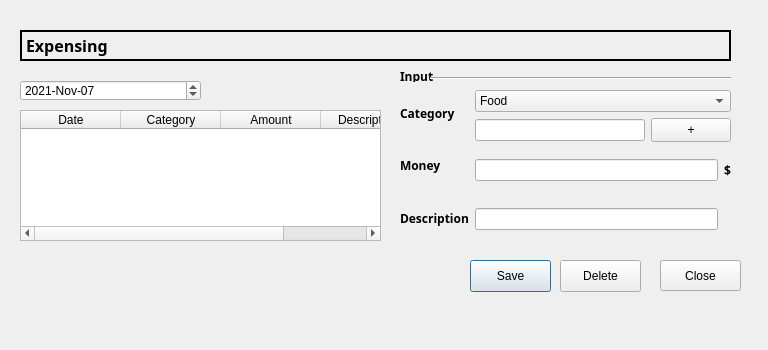
<?xml version="1.0" encoding="UTF-8"?>
<ui version="4.0">
 <class>add_expense</class>
 <widget class="QDialog" name="add_expense">
  <property name="geometry">
   <rect>
    <x>0</x>
    <y>0</y>
    <width>768</width>
    <height>350</height>
   </rect>
  </property>
  <property name="windowTitle">
   <string>Dialog</string>
  </property>
  <widget class="QPushButton" name="pushButton">
   <property name="geometry">
    <rect>
     <x>470</x>
     <y>260</y>
     <width>81</width>
     <height>32</height>
    </rect>
   </property>
   <property name="text">
    <string>Save</string>
   </property>
  </widget>
  <widget class="QPushButton" name="pushButton_3">
   <property name="geometry">
    <rect>
     <x>560</x>
     <y>260</y>
     <width>81</width>
     <height>32</height>
    </rect>
   </property>
   <property name="text">
    <string>Delete</string>
   </property>
  </widget>
  <widget class="QPushButton" name="pushButton_4">
   <property name="geometry">
    <rect>
     <x>660</x>
     <y>260</y>
     <width>81</width>
     <height>31</height>
    </rect>
   </property>
   <property name="text">
    <string>Close</string>
   </property>
  </widget>
  <widget class="QLabel" name="planning">
   <property name="geometry">
    <rect>
     <x>20</x>
     <y>30</y>
     <width>711</width>
     <height>31</height>
    </rect>
   </property>
   <property name="font">
    <font>
     <family>Agency FB</family>
     <pointsize>12</pointsize>
     <weight>75</weight>
     <bold>true</bold>
    </font>
   </property>
   <property name="frameShape">
    <enum>QFrame::WinPanel</enum>
   </property>
   <property name="text">
    <string>Expensing</string>
   </property>
  </widget>
  <widget class="QWidget" name="layoutWidget_2">
   <property name="geometry">
    <rect>
     <x>400</x>
     <y>90</y>
     <width>331</width>
     <height>151</height>
    </rect>
   </property>
   <layout class="QHBoxLayout" name="horizontalLayout_2">
    <item>
     <layout class="QVBoxLayout" name="verticalLayout">
      <item>
       <widget class="QLabel" name="category_2">
        <property name="font">
         <font>
          <family>Agency FB</family>
          <weight>75</weight>
          <bold>true</bold>
         </font>
        </property>
        <property name="text">
         <string>Category</string>
        </property>
       </widget>
      </item>
      <item>
       <widget class="QLabel" name="money_2">
        <property name="font">
         <font>
          <family>Agency FB</family>
          <weight>75</weight>
          <bold>true</bold>
         </font>
        </property>
        <property name="text">
         <string>Money</string>
        </property>
       </widget>
      </item>
      <item>
       <widget class="QLabel" name="description_2">
        <property name="font">
         <font>
          <family>Agency FB</family>
          <weight>75</weight>
          <bold>true</bold>
         </font>
        </property>
        <property name="text">
         <string>Description</string>
        </property>
       </widget>
      </item>
     </layout>
    </item>
    <item>
     <layout class="QVBoxLayout" name="verticalLayout_3">
      <item>
       <layout class="QHBoxLayout" name="horizontalLayout_10">
        <item>
         <layout class="QVBoxLayout" name="verticalLayout_2">
          <item>
           <widget class="QComboBox" name="CategoryBox">
            <item>
             <property name="text">
              <string>Food</string>
             </property>
            </item>
            <item>
             <property name="text">
              <string>Education</string>
             </property>
            </item>
            <item>
             <property name="text">
              <string>Transportation</string>
             </property>
            </item>
            <item>
             <property name="text">
              <string>Clothes</string>
             </property>
            </item>
            <item>
             <property name="text">
              <string>Entertainment</string>
             </property>
            </item>
            <item>
             <property name="text">
              <string>Communication fee</string>
             </property>
            </item>
            <item>
             <property name="text">
              <string>If you want add more input name and press +</string>
             </property>
            </item>
           </widget>
          </item>
          <item>
           <layout class="QHBoxLayout" name="horizontalLayout">
            <item>
             <widget class="QLineEdit" name="lineEdit"/>
            </item>
            <item>
             <widget class="QPushButton" name="pushButton_5">
              <property name="minimumSize">
               <size>
                <width>80</width>
                <height>24</height>
               </size>
              </property>
              <property name="maximumSize">
               <size>
                <width>16777215</width>
                <height>24</height>
               </size>
              </property>
              <property name="text">
               <string>+</string>
              </property>
             </widget>
            </item>
           </layout>
          </item>
         </layout>
        </item>
       </layout>
      </item>
      <item>
       <layout class="QHBoxLayout" name="horizontalLayout_11">
        <item>
         <widget class="QLineEdit" name="line_money_2"/>
        </item>
        <item>
         <widget class="QLabel" name="label">
          <property name="font">
           <font>
            <family>Agency FB</family>
            <weight>75</weight>
            <bold>true</bold>
           </font>
          </property>
          <property name="text">
           <string>$</string>
          </property>
         </widget>
        </item>
       </layout>
      </item>
      <item>
       <layout class="QHBoxLayout" name="horizontalLayout_12">
        <item>
         <widget class="QLineEdit" name="line_descript_2"/>
        </item>
        <item>
         <widget class="QLabel" name="label_3">
          <property name="text">
           <string/>
          </property>
         </widget>
        </item>
       </layout>
      </item>
     </layout>
    </item>
   </layout>
  </widget>
  <widget class="QLabel" name="label_5">
   <property name="geometry">
    <rect>
     <x>400</x>
     <y>70</y>
     <width>54</width>
     <height>12</height>
    </rect>
   </property>
   <property name="font">
    <font>
     <family>Agency FB</family>
     <weight>75</weight>
     <bold>true</bold>
    </font>
   </property>
   <property name="text">
    <string>Input</string>
   </property>
  </widget>
  <widget class="QTableWidget" name="planningWidget">
   <property name="geometry">
    <rect>
     <x>20</x>
     <y>110</y>
     <width>361</width>
     <height>131</height>
    </rect>
   </property>
   <column>
    <property name="text">
     <string>Date</string>
    </property>
   </column>
   <column>
    <property name="text">
     <string>Category</string>
    </property>
   </column>
   <column>
    <property name="text">
     <string>Amount</string>
    </property>
   </column>
   <column>
    <property name="text">
     <string>Descriptions</string>
    </property>
   </column>
  </widget>
  <widget class="Line" name="line_2">
   <property name="geometry">
    <rect>
     <x>430</x>
     <y>70</y>
     <width>301</width>
     <height>16</height>
    </rect>
   </property>
   <property name="orientation">
    <enum>Qt::Horizontal</enum>
   </property>
  </widget>
  <widget class="QDateEdit" name="dateEdit">
   <property name="geometry">
    <rect>
     <x>20</x>
     <y>80</y>
     <width>181</width>
     <height>21</height>
    </rect>
   </property>
   <property name="locale">
    <locale language="English" country="UnitedStates"/>
   </property>
   <property name="dateTime">
    <datetime>
     <hour>0</hour>
     <minute>0</minute>
     <second>0</second>
     <year>2021</year>
     <month>11</month>
     <day>7</day>
    </datetime>
   </property>
   <property name="minimumDate">
    <date>
     <year>1753</year>
     <month>9</month>
     <day>14</day>
    </date>
   </property>
   <property name="displayFormat">
    <string>yyyy-MMM-dd</string>
   </property>
  </widget>
 </widget>
 <resources/>
 <connections/>
</ui>
